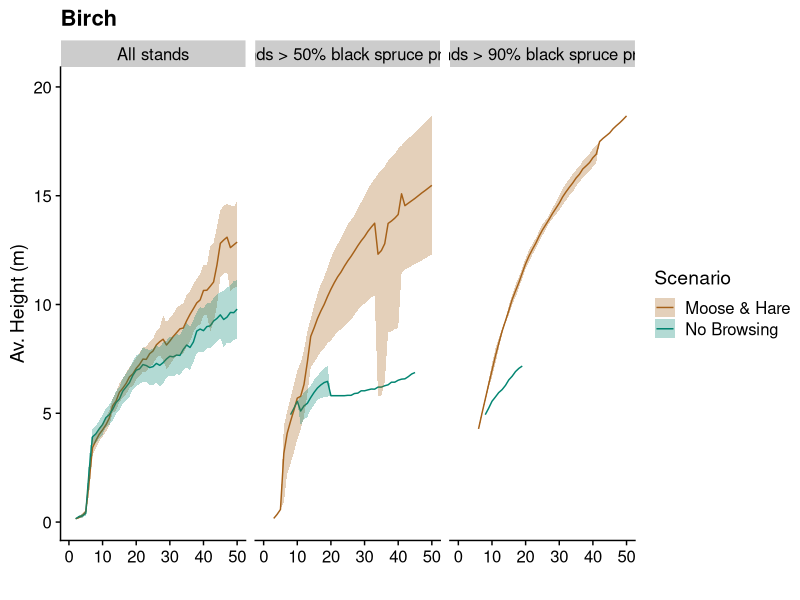
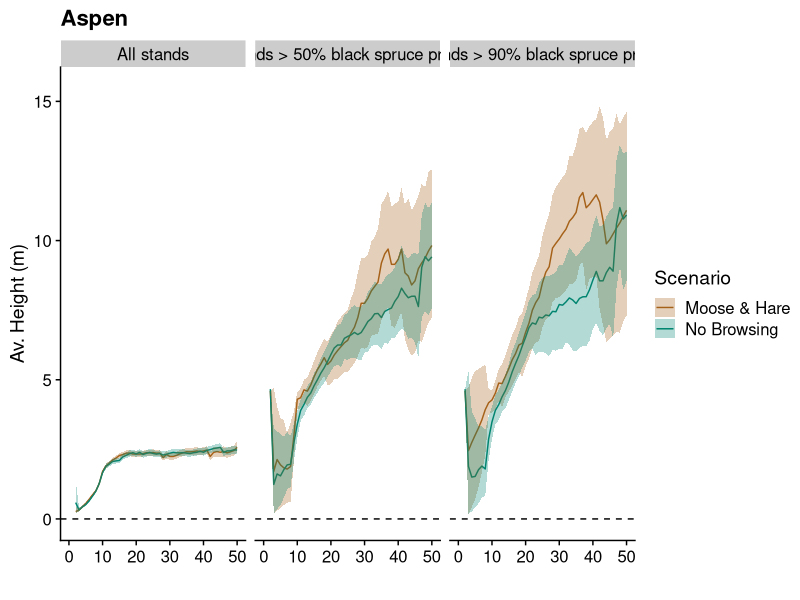
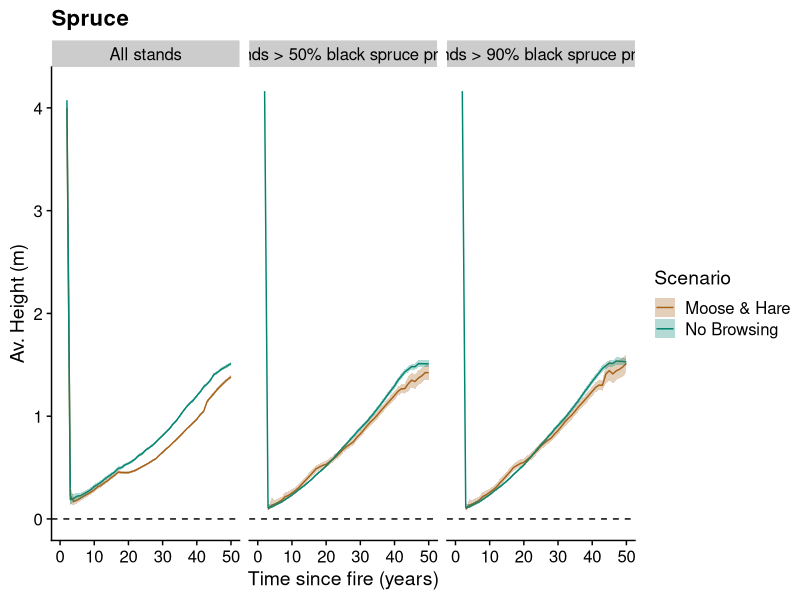
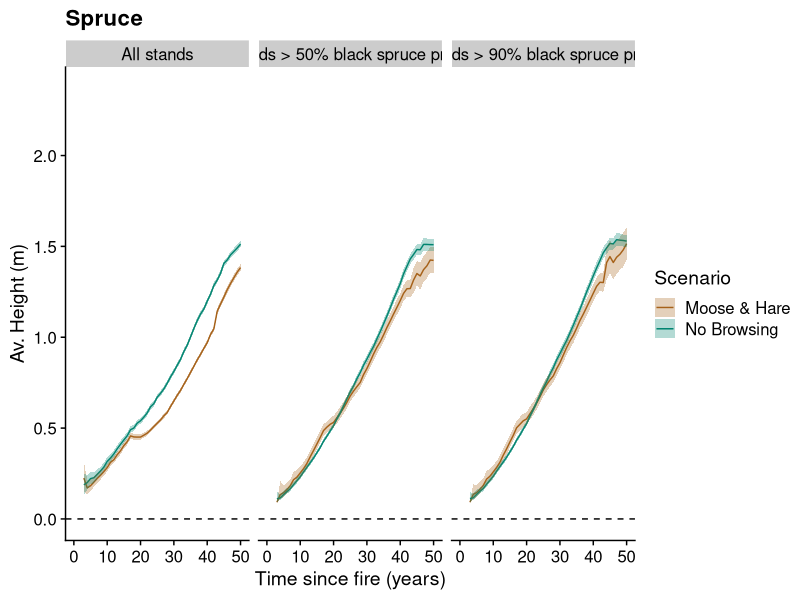
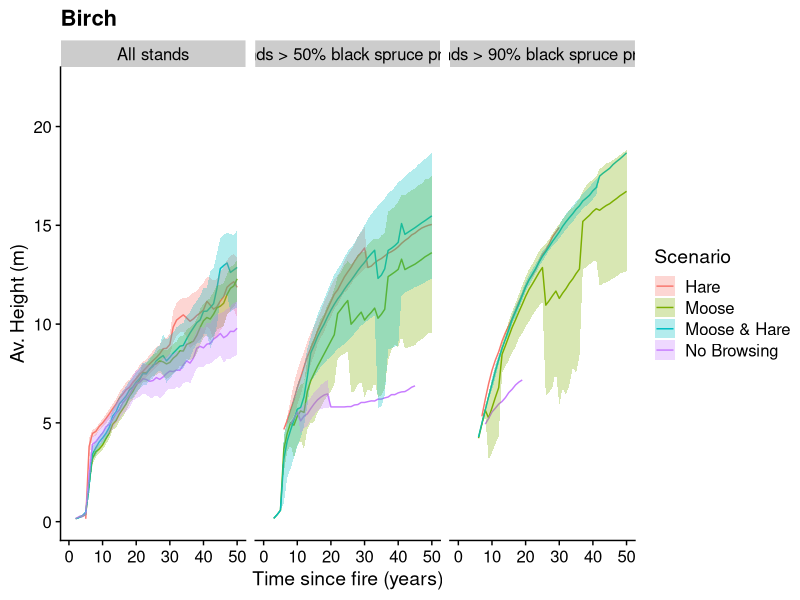
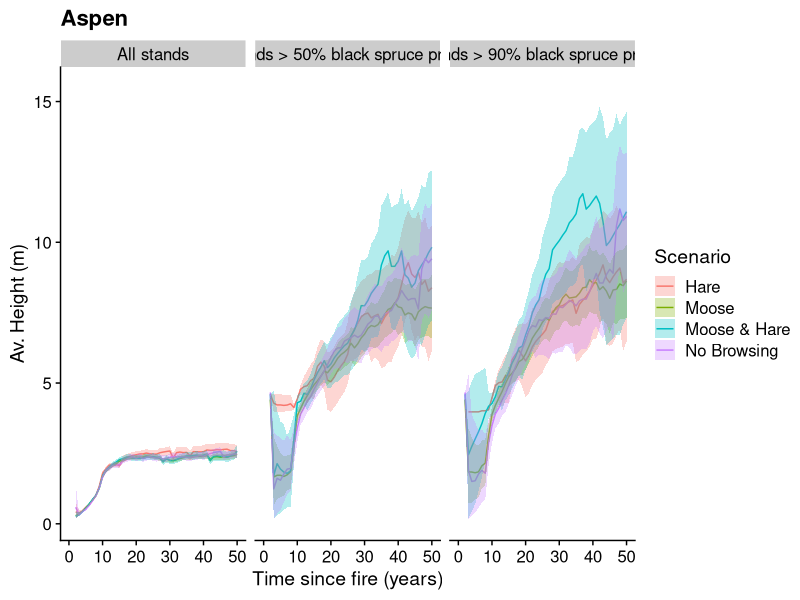
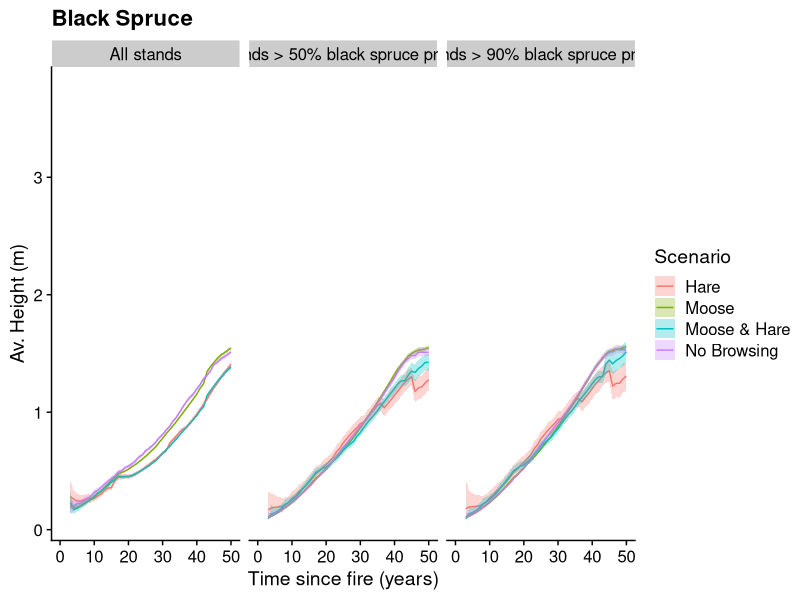

The R source for these figures, in order:
## ---- chunk 1
#| label: setup
#| warning: false
#| echo: false
library(tidyverse)
library(terra)
library(cowplot)
theme_set(theme_cowplot())
## ---- chunk 2
#| label: load data
#| warning: false
#| echo: false
data = read.csv("data/ageGrowth_sensitivity.csv")
## ---- chunk 3
#| label: plot birch
#| warning: false
#| echo: false
data %>%
  filter(species == "Bene") %>%
  filter(Scenario != "Hare") %>%
  filter(Scenario != "Moose") %>%
  ggplot() +
  geom_line(aes(x = TSF, y = height, color = Scenario)) + 
  xlim(c(0,50)) + 
  geom_ribbon(aes(x = TSF, ymin = low, 
                    ymax = high, fill = Scenario),
              alpha = 0.3) +
   labs(x = " ", y = "Av. Height (m)",
         title ="Birch") + 
  scale_color_manual(values = c("#a6611a", "#018571")) +
  scale_fill_manual(values = c("#a6611a", "#018571")) +
  facet_wrap(~filter)
## ---- chunk 4
#| label: plot aspen
#| warning: false
#| echo: false
data %>%
  filter(species == "Potr") %>%
  filter(Scenario != "Hare") %>%
  filter(Scenario != "Moose") %>%
  ggplot() +
  geom_line(aes(x = TSF, y = height, col = Scenario)) + 
  xlim(c(0,50)) + 
  geom_ribbon(aes(x = TSF, ymin = low, 
                    ymax = high, fill = Scenario),
              alpha = 0.3) + 
  scale_color_manual(values = c("#a6611a", "#018571")) + 
  scale_fill_manual(values = c("#a6611a", "#018571")) +
  geom_hline(yintercept = 0, linetype = "dashed") + 
    labs(x = " ", y = "Av. Height (m)",
         title ="Aspen") + 
  facet_wrap(~filter)
## ---- chunk 5
#| label: plot spruce
#| warning: false
#| echo: false
data %>%
  filter(species == "Pima") %>%
  filter(Scenario != "Hare") %>%
  filter(Scenario != "Moose") %>%
  ggplot() +
  geom_line(aes(x = TSF, y = height, col = Scenario)) + 
  xlim(c(0,50)) + 
  geom_ribbon(aes(x = TSF, ymin = low, 
                    ymax = high, fill = Scenario),
              alpha = 0.3) +
    scale_color_manual(values = c("#a6611a", "#018571")) + 
  geom_hline(yintercept = 0, linetype = "dashed") + 
    labs(x = "Time since fire (years)", y = "Av. Height (m)",
         title ="Spruce") + 
  scale_fill_manual(values = c("#a6611a", "#018571")) +
  facet_wrap(~filter)

## ---- chunk 6
#| label: plot spruce TSF2
#| warning: false
data %>%
  filter(species == "Pima") %>%
  filter(Scenario != "Hare") %>%
  filter(Scenario != "Moose") %>%
  filter(TSF > 2) %>%
  ggplot() +
  geom_line(aes(x = TSF, y = height, col = Scenario)) + 
  xlim(c(0,50)) + 
  geom_ribbon(aes(x = TSF, ymin = low, 
                    ymax = high, fill = Scenario),
              alpha = 0.3) +
    scale_color_manual(values = c("#a6611a", "#018571")) + 
  geom_hline(yintercept = 0, linetype = "dashed") + 
    labs(x = "Time since fire (years)", y = "Av. Height (m)",
         title ="Spruce") + 
  scale_fill_manual(values = c("#a6611a", "#018571")) +
  facet_wrap(~filter)

## ---- chunk 7
#| label: plot all birch
#| warning: false
#| echo: false
data %>%
  filter(species == "Bene") %>%
  ggplot() +
  geom_line(aes(x = TSF, y = height, color = Scenario)) + 
  xlim(c(0,50)) + 
  geom_ribbon(aes(x = TSF, ymin = low, 
                    ymax = high, fill = Scenario),
              alpha = 0.3) +
   labs(x = "Time since fire (years)", y = "Av. Height (m)",
         title ="Birch") + 
  facet_wrap(~filter)
## ---- chunk 8
#| label: plot all aspen
#| warning: false
#| echo: false
data %>%
  filter(species == "Potr") %>%
  ggplot() +
  geom_line(aes(x = TSF, y = height, color = Scenario)) + 
  xlim(c(0,50)) + 
  geom_ribbon(aes(x = TSF, ymin = low, 
                    ymax = high, fill = Scenario),
              alpha = 0.3) +
   labs(x = "Time since fire (years)", y = "Av. Height (m)",
         title ="Aspen") + 
  facet_wrap(~filter)

## ---- chunk 9
#| label: plot all spruce
#| warning: false
#| echo: false
data %>%
  filter(species == "Pima") %>%
  filter(TSF >2) %>%
  ggplot() +
  geom_line(aes(x = TSF, y = height, color = Scenario)) + 
  xlim(c(0,50)) + 
  geom_ribbon(aes(x = TSF, ymin = low, 
                    ymax = high, fill = Scenario),
              alpha = 0.3) +
   labs(x = "Time since fire (years)", y = "Av. Height (m)",
         title ="Black Spruce") + 
  facet_wrap(~filter)
